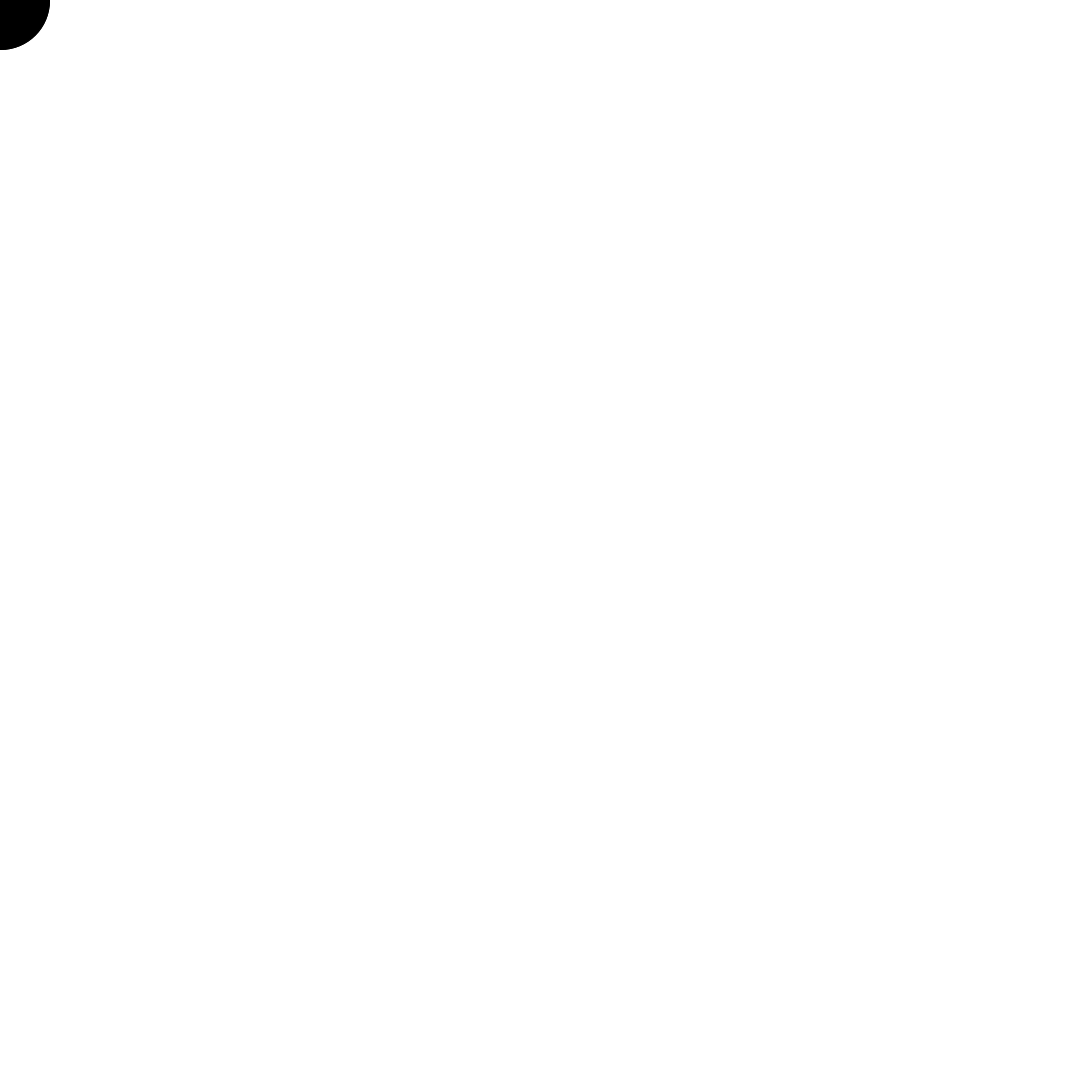
Frame 1 (no input)
Frame 60 (the mouse pressed at the canvas centre just before this capture): identical to frame 1, image omitted
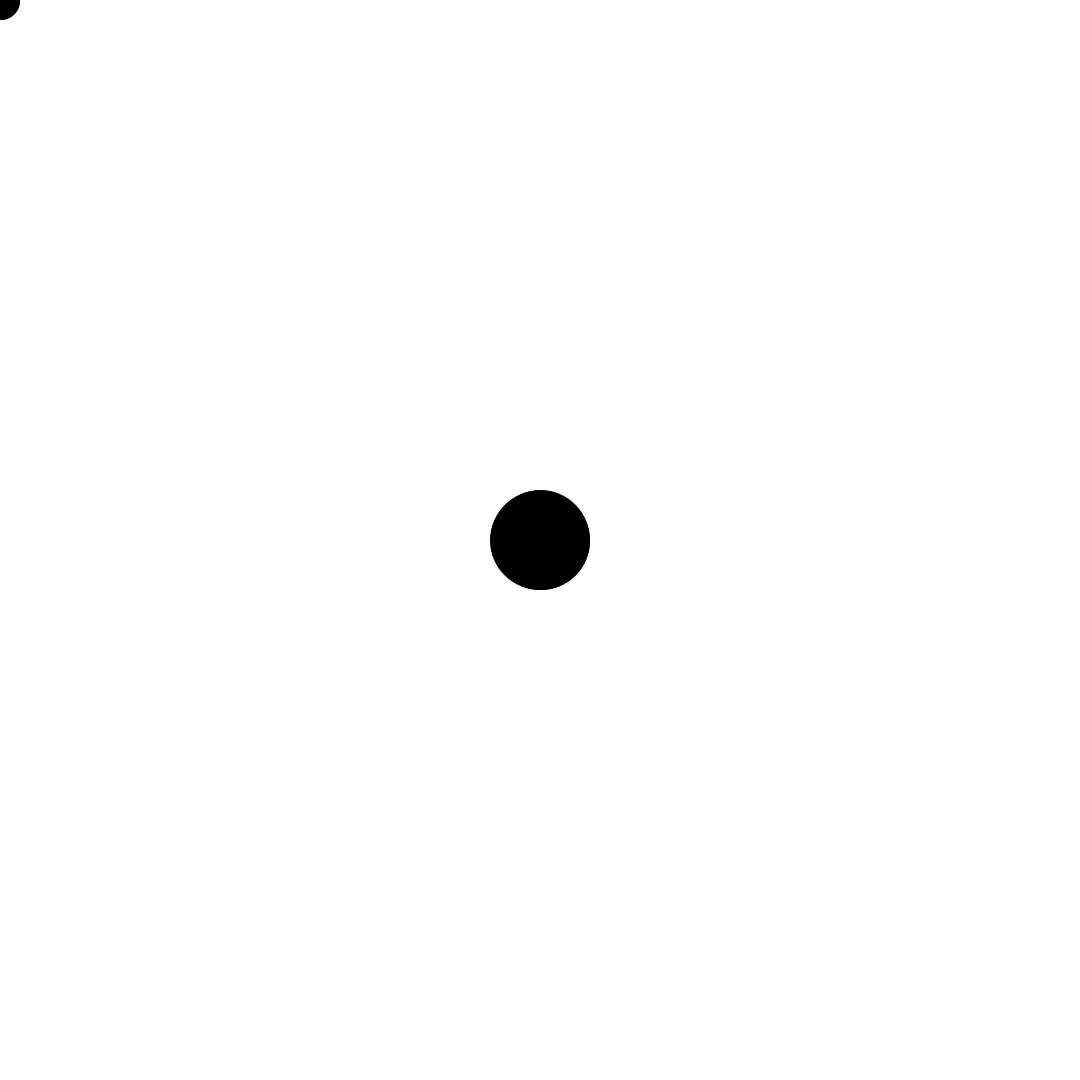
Frame 120 (the mouse held since frame 60 and released just before this capture)

The Processing sketch that drew these frames (run headless with seeded random() and noise(); from frame 60 on, the mouse is pressed at the canvas centre):

// Processing sketch: manipulations_02_snake
// ── manipulations_02_snake.pde
// x and y positions
int[] xpos = new int[100];
int[] ypos = new int[100];

void setup() {
  size(1080, 1080);
  smooth();
}

void draw() {
  
  background(255);
  
  for (int i = 0; i < xpos.length-1; i++) {
    
    xpos[i] = xpos[i+1];
    ypos[i] = ypos[i+1];
  }
  
  xpos[xpos.length-1] = mouseX;
  ypos[ypos.length-1] = mouseY;
  
  for (int i = 0; i < xpos.length; i++) {
    fill(0);
    //fill(255-i*(255.0/100.0));
    ellipse(xpos[i], ypos[i], i, i);
  }
  
}
